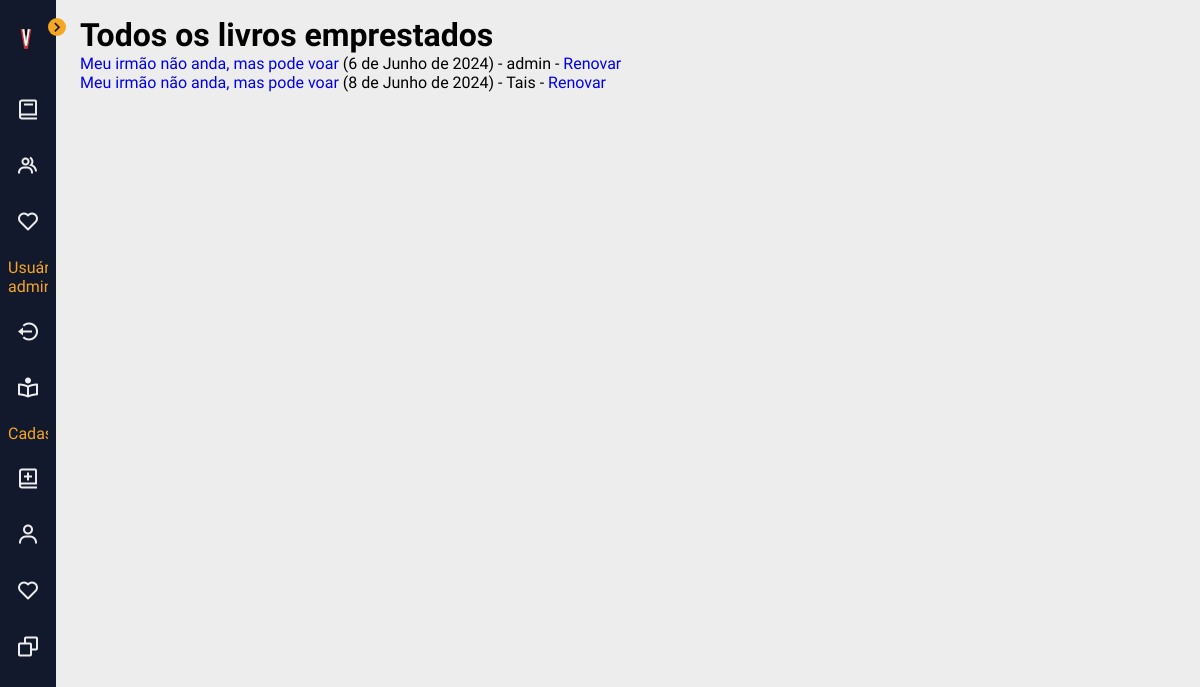
/catalogo/borrowed/ (signed in), run on the app's committed database.
### catalogo/models.py (models this page shows, shortened)
class BookInstance(models.Model):
    id = models.UUIDField(primary_key=True, default=uuid.uuid4,
                          help_text="Identificação única para o livro no sistema")
    book = models.ForeignKey('Book', on_delete=models.RESTRICT, null=True, verbose_name='Livro')
    due_back = models.DateField('Devolução', null=True, blank=True, help_text='Data de devolução')
    borrower = models.ForeignKey(
        settings.AUTH_USER_MODEL, on_delete=models.SET_NULL, null=True, blank=True, verbose_name='Mutuário')
    @property
    def is_overdue(self):
        return bool(self.due_back and date.today() > self.due_back)
    LOAN_STATUS = (
        ('o', 'Emprestado'),
        ('a', 'Disponível'),
    )
    status = models.CharField(
        max_length=1,
        choices=LOAN_STATUS,
        blank=True,
        default='a',
        help_text='Disponibilidade do livro')
    class Meta:
        ordering = ['due_back']
        permissions = (("can_mark_returned", "Set book as returned"),)

class Book(models.Model):
    título = models.CharField(max_length=200)
    autor = models.ForeignKey('Autor', on_delete=models.RESTRICT, null=True)
    resumo = models.TextField(
        max_length=1000, help_text="Insira uma breve descrição do livro.")
    gênero = models.ManyToManyField(
        Gênero, help_text="Selecione um gênero para este livro")
    idade = models.PositiveSmallIntegerField('Faixa etária', default=0)
    capa = models.TextField(max_length=1000, help_text="Insira um link para a imagem da capa do livro.", default="https://vectorportal.com/storage/book-vector(1).jpg")
    alt = models.TextField('Texto alternativo',max_length=1000, help_text="Insira uma descrição da capa para melhorar a acessibilidade.")
    class Meta:
        ordering = ['título', 'autor']
    def display_gênero(self):
        """Creates a string for the Genre. This is required to display genre in Admin."""
        return ', '.join([gênero.name for gênero in self.gênero.all()[:3]])
    display_gênero.short_description = 'Gênero'

### catalogo/views.py (the view)
# urls.py: path('borrowed/', views.LoanedBooksAllListView.as_view(), name='all-borrowed'),  # Added for challenge
class LoanedBooksAllListView(PermissionRequiredMixin, generic.ListView):
    model = BookInstance
    permission_required = 'catalogo.can_mark_returned'
    template_name = 'catalogo/bookinstance_list_borrowed_all.html'
    paginate_by = 10
    def get_queryset(self):
        return BookInstance.objects.filter(status__exact='o').order_by('due_back')

### catalogo/templates/catalogo/bookinstance_list_borrowed_all.html
{% extends "base_generic.html" %}
{% block content %}
    <h1>Todos os livros emprestados</h1>
    {% if bookinstance_list %}
    <ul>
      {% for bookinst in bookinstance_list %}
      <li class="{% if bookinst.is_overdue %}text-danger{% endif %}">
        <a href="{% url 'book-detail' bookinst.book.pk %}">{{bookinst.book.título}}</a> ({{ bookinst.due_back }}) {% if user.is_staff %}- {{ bookinst.borrower }}{% endif %} {% if perms.catalogo.can_mark_returned %}- <a href="{% url 'renew-book-librarian' bookinst.id %}">Renovar</a>  {% endif %}
      </li>
      {% endfor %}
    </ul>
    {% else %}
      <p>Não existem livros emprestados.</p>
    {% endif %}
{% endblock %}

### catalogo/templates/base_generic.html (shortened to what this page needs)
<!DOCTYPE html>
<html lang="pt-br">
{% load static %}
<head>
  <link rel="stylesheet" href="{% static 'assets/css/base.css' %}">
  <link href='https://cdn.jsdelivr.net/npm/boxicons@2.0.5/css/boxicons.min.css' rel='stylesheet'>
</head>
<body id="body">
  {% block sidebar %}
  <div class="l-navbar" id="navbar">
    <nav class="nav">
        <div>
            <a href="{% url 'index' %}" class="nav__logo">
                <img src="{% static 'assets/icons/openlearn-univesp.png' %}" alt="" class="nav__logo-icon">
            </a>
            <div class="nav__toggle" id="nav-toggle">
                <i class='bx bx-chevron-right'></i>
            </div>
            <ul class="nav__list">
                <a href="{% url 'books' %}" class="nav__link">
                    <i class='bx bx-book nav__icon' ></i>
                </a>
                <a href="{% url 'autores' %}" class="nav__link">
                    <i class='bx bx-group nav__icon' ></i>
                </a>
                <a href="{% url 'gêneros' %}" class="nav__link">
                    <i class='bx bx-heart nav__icon'></i>
                </a>
                {% if user.is_authenticated %}
                <p style="color: #F5A623">Usuário: {{ user.get_username }}</p>
                <a href="{% url 'logout'%}?next={{request.path}}" class="nav__link">
                    <i class='bx bx-log-out-circle nav__icon'></i>
                </a>
                {% else %}
                <a href="{% url 'login'%}?next={{request.path}}" class="nav__link">
                <i class='bx bx-log-in-circle nav__icon'></i>
                <span class="nav__text">Login</span>
                </a>
                {% endif %}
                {% if user.is_staff %}
              <a href="{% url 'all-borrowed' %}" class="nav__link">
                  <i class='bx bx-book-reader nav__icon'></i>
              </a>
              <p style="color: #F5A623">Cadastros</p>
              {% if perms.catalogo.add_book %}
              <a href="{% url 'book-create' %}" class="nav__link">
                  <i class='bx bx-book-add nav__icon'></i>
              </a>
              {% endif %}
              {% if perms.catalogo.add_autor %}
              <a href="{% url 'autor-create' %}" class="nav__link">
                  <i class='bx bx-user nav__icon'></i>
              </a>
              {% endif %}
              {% if perms.catalogo.add_gênero %}
              <a href="{% url 'gênero-create' %}" class="nav__link">
                  <i class='bx bx-heart nav__icon' ></i>
              </a>
              {% endif %}
              {% if perms.catalogo.add_bookinstance %}
              <a href="{% url 'bookinstance-create' %}" class="nav__link">
                  <i class='bx bx-copy nav__icon'></i>
              </a>
              {% endif %}
              {% elif user.is_authenticated%}
              <a href="{% url 'my-borrowed' %}" class="nav__link">
                <i class='bx bx-book-reader nav__icon'></i>
                <span class="nav__text">Empréstimos</span>
              </a>
            {% endif %}
            </ul>
        </div>
    </nav>
  </div>
  {% endblock %}
  {% block content %}{% endblock %}
</body>
</html>

### catalogo/static/assets/css/base.css (style rules this page uses)
:root { --first-color: #12192C; --second-color: #F5A623; --white-color: #EDEDED; }
:root { --body-font: 'Quicksand', sans-serif; --small-font-size: 0.875rem; }
@media screen and (min-width: 768px) { :root { --small-font-size: 0.938rem; } }
:root { --z-back: -10; --z-normal: 1; --z-tooltip: 10; --z-fixed: 100; --z-modal: 1000; }
body { position: relative; margin: 0; padding: 1rem 0 0 5rem; font-family: var(--body-font); background-color: var(--white-color); -webkit-transition: .5s; transition: .5s; }
h1 { margin: 0; }
ul, li { margin: 0; padding: 0; list-style: none; }
a { text-decoration: none; }
.l-navbar { position: fixed; top: 0; left: 0; width: 56px; height: 100vh; background-color: var(--first-color); padding: 1.25rem .5rem 2rem; -webkit-transition: .5s; transition: .5s; z-index: var(--z-fixed); }
.nav { height: 100%; display: -webkit-box; display: -ms-flexbox; display: flex; -webkit-box-orient: vertical; -webkit-box-direction: normal; -ms-flex-direction: column; flex-direction: column; -webkit-box-pack: justify; -ms-flex-pack: justify; justify-content: space-between; overflow: hidden; }
.nav__logo { display: -webkit-box; display: -ms-flexbox; display: flex; -webkit-box-align: center; -ms-flex-align: center; align-items: center; margin-bottom: 2rem; padding: 0 .5rem; }
.nav__logo-icon { margin-right: 1.2rem; }
.nav__toggle { position: absolute; top: 1.10rem; right: -.6rem; width: 18px; height: 18px; background-color: var(--second-color); border-radius: 50%; font-size: 1.25rem; color: var(--first-color); display: -webkit-box; display: -ms-flexbox; display: flex; -webkit-box-align: center; -ms-flex-align: center; align-items: center; -webkit-box-pack: center; -ms-flex-pack: center; justify-content: center; cursor: pointer; -webkit-transition: .5s; transition: .5s; }
.nav__link { display: -webkit-box; display: -ms-flexbox; display: flex; -webkit-box-align: center; -ms-flex-align: center; align-items: center; padding: .5rem; margin-bottom: 1rem; border-radius: .5rem; color: var(--white-color); -webkit-transition: .3s; transition: .3s; }
.nav__icon { font-size: 1.5rem; margin-right: 1rem; }

### data on the page
BookInstance: book.título "Meu irmão não anda, mas pode voar", due_back "6 de Junho de 2024", borrower "admin"
BookInstance: book.título "Meu irmão não anda, mas pode voar", due_back "8 de Junho de 2024", borrower "Tais"
